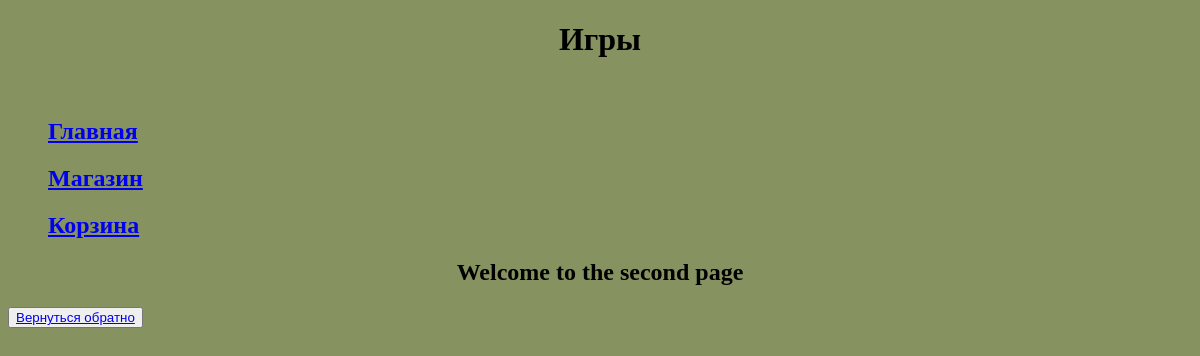
The app's page /games/, older data.
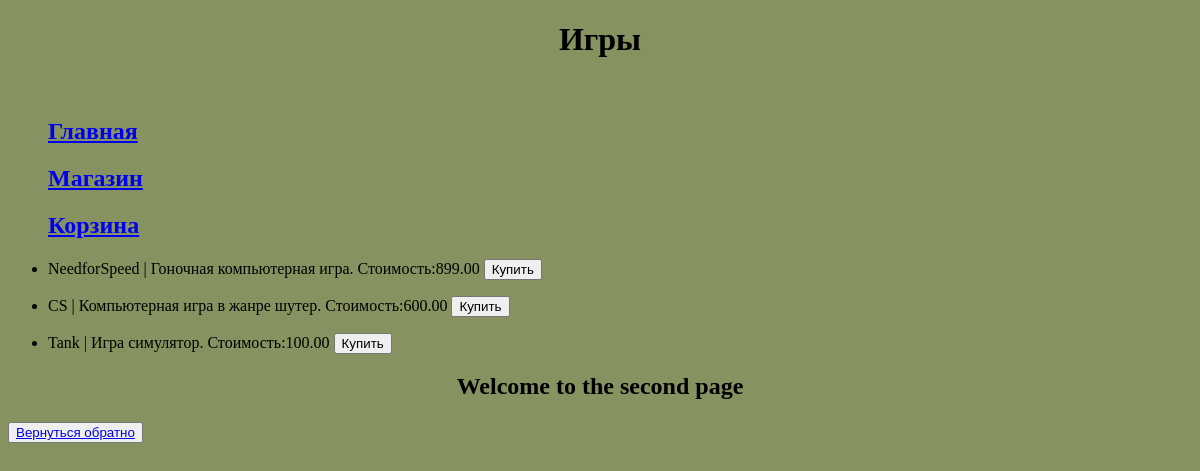
The same page, newer data.
### task1/models.py (models this page shows, shortened)
class Game(models.Model):
    title = models.CharField(max_length=100)
    cost = models.DecimalField(max_digits=10, decimal_places=2)
    size = models.DecimalField(max_digits=10, decimal_places=3)
    description = models.TextField()
    age_limited = models.BooleanField(default=False)
    buyer = models.ManyToManyField(Buyer)

### task1/views.py (the view)
# urls.py: path('games/', play),
def play(request):
    title_s = 'Игры'
    main = 'Главная'
    shop = 'Магазин'
    basket = 'Корзина'
    back = 'Вернуться обратно'
    games = Game.objects.all()
    context = {
        'title': title_s,
        'list': games,
        'main': main,
        'shop': shop,
        'basket': basket,
        'back': back,
    }
    return render(request, 'fourth_task/index2.html', context)

### templates/fourth_task/index2.html
{% extends "fourth_task/menu.html" %}
{% block pagename %}<h1>{{ title }}</h1>{% endblock %}
{% block menu %}
    {{ block.super }}
{% endblock %}
{% block content %}
    <ul>
        {% for i in list %}
            <li><p>{{ i.title }} | {{ i.description }}. Стоимость:{{ i.cost }}  <button> Купить </button></p></li>
        {% endfor %}
    </ul>
    <h2 class="center-text">Welcome to the second page</h2>
    <h3><button><a href="/menu">{{ back }}</a></button></h3>
{% endblock %}

### templates/fourth_task/menu.html (shortened to what this page needs)
{% load static %}
<!DOCTYPE html>
<html lang="en">
<head>
    <link rel="stylesheet" type="text/css" href="{% static 'style.css' %}">
</head>
<body>
  <header> {% block pagename %} <h1> {{ title }} </h1>{% endblock %} </header><br>
    <nav>
      {% block menu %}
      <ul>
        <a href="#"><h2>{{ main }}</h2></a>
        <a href="/games"><h2>{{ shop }}</h2></a>
        <a href="/basket"><h2>{{ basket }}</h2></a>
      </ul>
      {% endblock %}
    </nav>
  <main>
    {% block content %}
    {% endblock %}
  </main>
</body>
</html>

### static/style.css (style rules this page uses)
body { background-color: #86925f; }
h1 { text-align: center; }
.center-text { text-align: center; }

Row changes from the older to the newer data that the page shows:
added Game: title "NeedforSpeed", description "Гоночная компьютерная игра", cost "899.00"
added Game: title "CS", description "Компьютерная игра в жанре шутер", cost "600.00"
added Game: title "Tank", description "Игра симулятор", cost "100.00"
